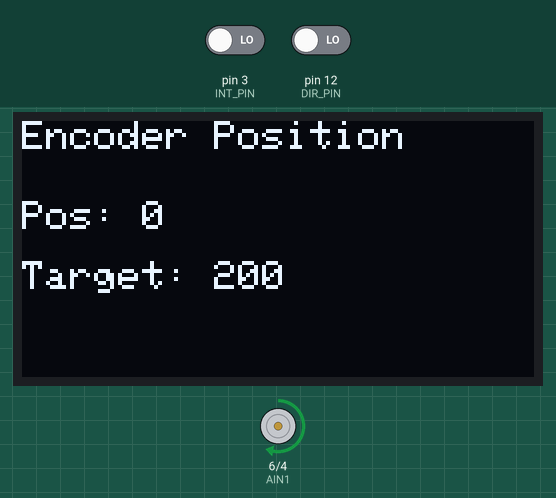
Recording of a sketch running on a simulated Arduino Uno, built with avr-gcc and run on an emulated ATmega328P. Parts: 128×64 one-colour display, motor-driver pin pairs drawn as motors (green arrow = first pin HIGH = forward, orange = second pin HIGH = backward, longer = more drive, scaled by the enable pin). The test bench sets the inputs (shaded band); at power-on: pin 3 (INT_PIN) LOW, pin 12 (DIR_PIN) LOW. What the sketch prints to the serial monitor is not drawn.

Above: at 2.2 s.
2.3 s: pin 3 (INT_PIN) driven HIGH
At 2.7 s:
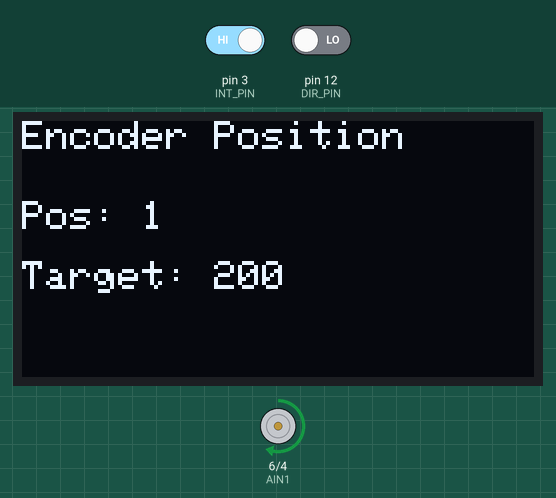
Timing chart, 0 to 5.3 s (numbered marks = the images above; inputs shaded):
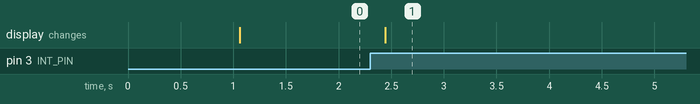

The sketch:

MFL10_Enocder_Motor_Target_Ticks.ino
```cpp
#include <Wire.h>
#include <Adafruit_GFX.h>
#include <Adafruit_SSD1306.h>

#define SCREEN_WIDTH 128
#define SCREEN_HEIGHT 64
#define OLED_RESET -1
Adafruit_SSD1306 display(SCREEN_WIDTH, SCREEN_HEIGHT, &Wire, OLED_RESET);

// Encoder pins
#define INT_PIN 3
#define DIR_PIN 12

// TB6612 pins
#define PWMA 5
#define AIN1 6
#define AIN2 4

volatile long position = 0;
long targetPosition = 200;   // Target ticks

int motorSpeed = 150;

void setup() {
  delay(1000);

  pinMode(INT_PIN, INPUT);
  pinMode(DIR_PIN, INPUT);

  pinMode(PWMA, OUTPUT);
  pinMode(AIN1, OUTPUT);
  pinMode(AIN2, OUTPUT);

  Serial.begin(9600);
  Wire.begin();

  // OLED init
  display.begin(SSD1306_SWITCHCAPVCC, 0x3C);
  display.clearDisplay();

  // Start motor clockwise
  digitalWrite(AIN1, HIGH);
  digitalWrite(AIN2, LOW);
  analogWrite(PWMA, motorSpeed);

  attachInterrupt(digitalPinToInterrupt(INT_PIN), countPulse, RISING);

  display.setTextSize(1);
  display.setTextColor(SSD1306_WHITE);

  Serial.println("Motor Started");
}

void loop() {

  // -------- Serial Monitor --------
  Serial.print("Position: ");
  Serial.print(position);
  Serial.print(" / Target: ");
  Serial.println(targetPosition);

  // -------- OLED Display --------
  display.clearDisplay();
  display.setCursor(0, 0);
  display.println("Encoder Position");

  display.setCursor(0, 20);
  display.print("Pos: ");
  display.println(position);

  display.setCursor(0, 35);
  display.print("Target: ");
  display.println(targetPosition);

  // Stop motor when target reached
  if (position >= targetPosition) {
    analogWrite(PWMA, 0);   // Stop motor

    display.setCursor(0, 50);
    display.println("Target Reached");
    display.display();

    Serial.println("Target Reached - Motor Stopped");
    while (1);   // Stop program
  }

  display.display();
  delay(200);
}

// Interrupt Service Routine
void countPulse() {
  if (digitalRead(DIR_PIN) == HIGH) {
    position--;    // CW
  } else {
    position++;    // CCW
  }
}
```

Measured:
- after the input at 2.3 s, the display: changes after 0.15 s (image 1)
